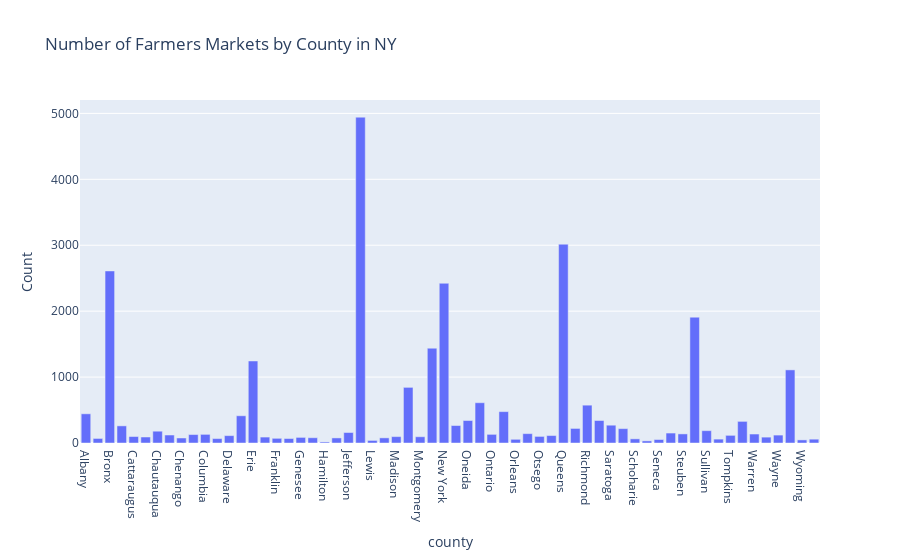

Source (notebook cell):
### Code cell
# Create a bar chart for the number of farmers markets by county
farmers_fig = px.bar(farmers_count_by_county, x="county", y="Count", title="Number of Farmers Markets by County in NY")
farmers_fig.show()

### Figure 1 — Plotly figure (JSON) as saved in the notebook; plotly's stock layout.template omitted (floating-point values rounded to 4 significant figures)
{"data": [{"alignmentgroup": "True", "hovertemplate": "county=%{x}<br>Count=%{y}<extra></extra>", "legendgroup": "", "marker": {"color": "#636efa", "pattern": {"shape": ""}}, "name": "", "offsetgroup": "", "orientation": "v", "showlegend": false, "textposition": "auto", "type": "bar", "x": ["Albany", "Allegany", "Bronx", "Broome", "Cattaraugus", "Cayuga", "Chautauqua", "Chemung", "Chenango", "Clinton", "Columbia", "Cortland", "Delaware", "Dutchess", "Erie", "Essex", "Franklin", "Fulton", "Genesee", "Greene", "Hamilton", "Herkimer", "Jefferson", "Kings", "Lewis", "Livingston", "Madison", "Monroe", "Montgomery", "Nassau", "New York", "Niagara", "Oneida", "Onondaga", "Ontario", "Orange", "Orleans", "Oswego", "Otsego", "Putnam", "Queens", "Rensselaer", "Richmond", "Rockland", "Saratoga", "Schenectady", "Schoharie", "Schuyler", "Seneca", "St. Lawrence", "Steuben", "Suffolk", "Sullivan", "Tioga", "Tompkins", "Ulster", "Warren", "Washington", "Wayne", "Westchester", "Wyoming", "Yates"], "xaxis": "x", "y": [443, 69, 2610, 260, 98, 91, 179, 121, 76, 128, 131, 67, 112, 413, 1244, 90, 71, 68, 85, 80, 16, 77, 159, 4943, 39, 78, 97, 844, 95, 1438, 2423, 265, 341, 611, 131, 476, 56, 142, 100, 113, 3016, 221, 574, 341, 270, 218, 63, 32, 53, 151, 138, 1909, 187, 59, 116, 328, 136, 89, 120, 1109, 47, 58], "yaxis": "y"}], "layout": {"barmode": "relative", "legend": {"tracegroupgap": 0}, "title": {"text": "Number of Farmers Markets by County in NY"}, "xaxis": {"anchor": "y", "domain": [0, 1], "title": {"text": "county"}}, "yaxis": {"anchor": "x", "domain": [0, 1], "title": {"text": "Count"}}}}
